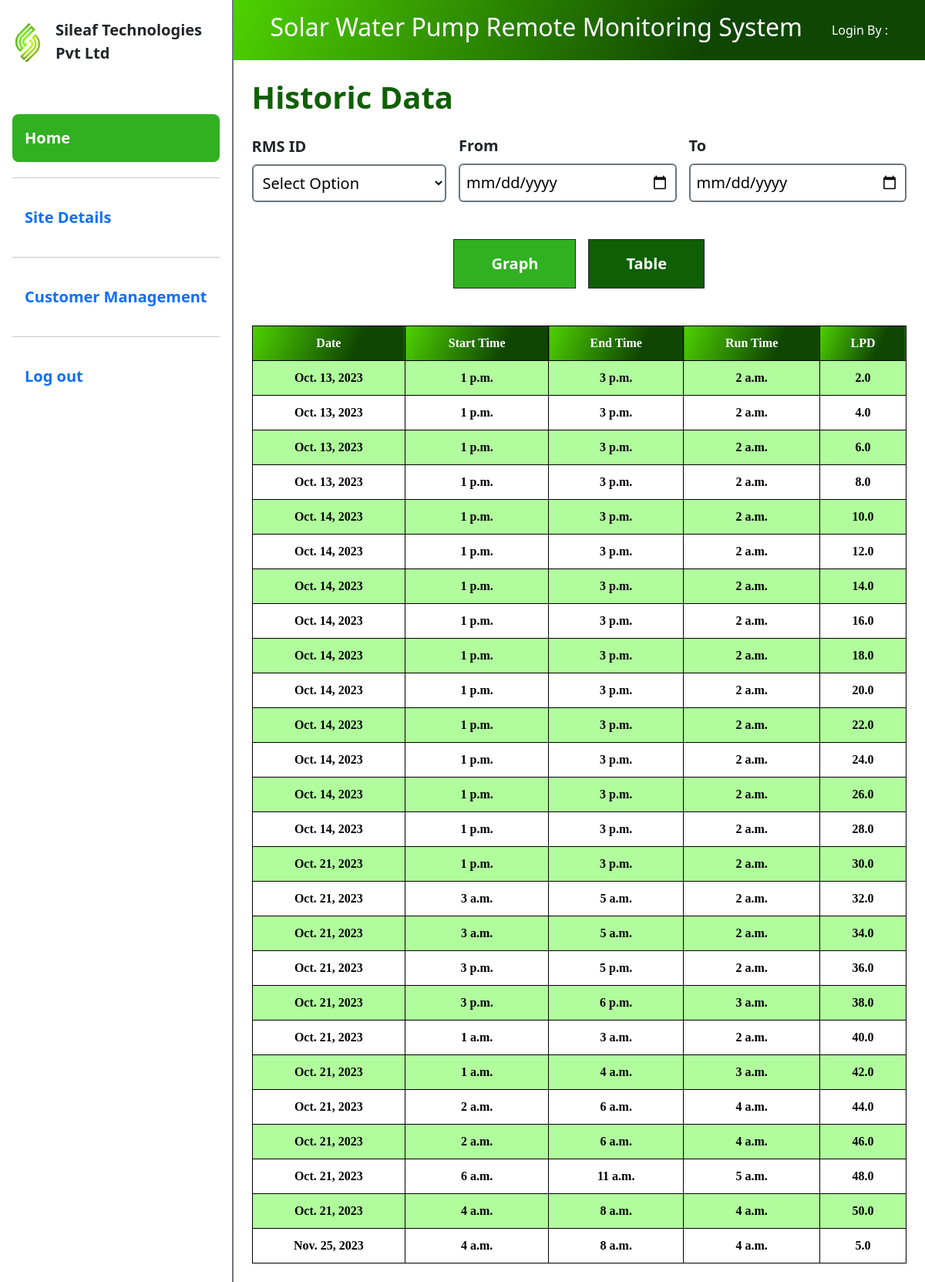
The page /history_table/rms/ on the database its author committed.
### node/models.py (models this page shows)
class water_tank_records(models.Model): # this is for storing one all post request
    rms = models.CharField(max_length=300,blank=True,null=True)
    cumulative_lpd = models.FloatField(max_length=300,blank=True,null=True)
    current_lpm = models.FloatField(max_length=300,blank=True,null=True)
    voltage = models.FloatField(max_length=300,blank=True,null=True)
    current = models.FloatField(max_length=300,blank=True,null=True)
    power = models.FloatField(max_length=300,blank=True,null=True)
    wattage = models.FloatField(max_length=300,blank=True,null=True)
    present_lpm = models.FloatField(max_length=300,blank=True,null=True)
    start_time = models.TimeField(blank=True,null=True)
    stop_time = models.TimeField(blank=True,null=True)
    run_time_today = models.TimeField(blank=True,null=True)
    signal_strength = models.CharField(max_length=300,blank=True,null=True)
    time = models.TimeField(auto_now=True,blank=True,null=True)
    date = models.DateField(auto_now=True,blank=True,null=True)

### node/views.py (the view)
# urls.py: path("history_table/<str:rms>/",views.history_table,name='history_table'),
def history_table(request,rms):
    data =  water_tank_records.objects.filter(rms=rms).reverse()
    data2 =  water_tank.objects.all()
    return render(request,'tableHistoricData.html',{"data":data,"data2":data2})

### templates/tableHistoricData.html (shortened to what this page needs)
{% load static %}
<!DOCTYPE html>
<html lang="en">
<head>
  <link rel="stylesheet" href="{% static 'styles.css' %}">
  <link href="https://cdn.jsdelivr.net/npm/bootstrap@5.3.2/dist/css/bootstrap.min.css" rel="stylesheet" />
</head>
<body>
  <div class="container-fluid d-flex flex-column flex-md-row p-0" style="min-height: 100vh;">
    <div class="w-auto flex-lg-shrink-0 d-flex flex-column gap-5 px-3 py-2 border border-2 border-start-0 border-top-0 border-bottom-0 border-secondary">
      <div class="w-100 d-flex gap-3 align-items-center">
        <div class="w-100 d-flex align-items-center justify-content-between gap-3">
          <div class="d-flex align-items-center gap-3 py-3">
            <img class="" style="width: 40px;" src="{% static 'images/logo.jpg' %}" alt="Icon">
            <span class="fs-5 fw-bold">Sileaf Technologies <br> Pvt Ltd</span>
          </div>
        </div>
      </div>
      <nav id="nav" class="w-100 d-none d-md-flex flex-column gap-1 py-3 py-md-0">
        <a href="/" class="active d-flex d-md-block py-0 py-md-3 px-3 text-decoration-none rounded-3"><span class="w-100 py-3 fw-semibold fs-5">Home</span></a>
        <hr>
        <a href="/site_details" class="d-flex d-md-block py-0 py-md-3 px-3 text-decoration-none rounded-3"><span class="w-100 py-3 fw-semibold fs-5">Site Details</span></a>
        <hr>
        <a href="/costumer_management/" class="d-flex d-md-block py-0 py-md-3 px-3 text-decoration-none rounded-3"><span class="w-100 py-3 fw-semibold fs-5">Customer Management</span></a>
        <hr>
        <a href="/logout" class="d-flex d-md-block py-0 py-md-3 px-3 text-decoration-none rounded-3"><span class="w-100 py-3 fw-semibold fs-5">Log out</span></a>
      </nav>
    </div>
    <div class="w-100 h-100" style="max-height: 100vh; overflow-y: scroll;">
      <div class="100">
        <div class="w-100 d-md-flex align-items-center justify-content-between gap-3 py-3 px-3 px-md-5 text-white" style="background: linear-gradient(114.3deg, rgb(78, 209, 2) 0.2%, rgb(15, 70, 1) 68.5%);">
            <h2>Solar Water Pump Remote Monitoring System</h2>
            <div>
              <span class="fw-medium">Login By : </span> {{request.user.username}} <br> </div>
        </div>
      </div>
      <div class="w-100 p-4">
        <div class="w-100">
          <h2 class="w-100 fs-1 fw-semibold mb-4" style="color: #105f05;">Historic Data</h2>
          <div class="w-100 d-flex align-items-center gap-3 justify-content-between flex-wrap mb-5">
            <div class="flex-grow-1 d-flex flex-column gap-2">
              <label class="fs-5 fw-semibold" for="rms-selector">RMS ID</label>
              <select class="bg-white border border-2 border-secondary p-2 rounded-2 fs-5" placeholder="RMS ID" id="rms-selector">
                <option aria-placeholder="" value="Select Option" disabled selected>Select Option</option>
              </select>
            </div>
            <div class="flex-grow-1 d-flex flex-column gap-2">
              <label class="fs-5 fw-semibold" for="start_date">From</label>
              <input class="bg-white border border-2 border-secondary p-2 rounded-2 fs-5" type="date" class="RMSIDInput" id="start_date">
            </div>
            <div class="flex-grow-1 d-flex flex-column gap-2">
              <label class="fs-5 fw-semibold" for="stop_date">To</label>
              <input class="bg-white border border-2 border-secondary p-2 rounded-2 fs-5" type="date" class="RMSIDInput" id="stop_date">
            </div>
          </div>
          <div class="w-100 d-flex justify-content-center gap-3 mb-5">
            <a class="p-3 px-5 border border-1 border-dark fw-semibold fs-5 text-decoration-none text-white" style="background-color: #31b121; cursor: pointer;" id="btn-search-graph">Graph</a>
            <a class="p-3 px-5 border border-1 border-dark fw-semibold fs-5 text-decoration-none text-white" style="background-color: #105f05; cursor: pointer;" id="btn-search">Table</a>
          </div>
          <div class="w-100 table-responsive">
            <table class="w-100 tableData mx-0">
              <tr>
                <th>Date</th>
                <th>Start Time</th>
                <th>End Time</th>
                <th>Run Time</th>
                <th>LPD</th>
              </tr>
              {% for i in data %}
              <tr>
                <td>{{i.date}}</td>
                <td>{{i.start_time}}</td>
                <td>{{i.stop_time}}</td>
                <td>{{i.run_time_today }}</td>
                <td>{{i.cumulative_lpd }}</td>
              </tr>
              {% endfor %}
            </table>
          </div>
      </div>
    </div>
  </div>
</body>
</html>

### static/styles.css (style rules this page uses)
body { background-size: cover; background-repeat: repeat; background-position: center; background-color: rgb(231, 226, 226); }
th, td { padding: 15px; color: #000000; }
table { align-self: center; text-align: left; color: rgb(255, 255, 255); font-family: Cambria, Cochin, Georgia, Times, 'Times New Roman', serif; font-size: medium; font-weight: bold; border-color: #161616; }
* { box-sizing: border-box; }
.navbartable th, td { padding: 0px; color: #ffffff; text-align: center; }
.tableData { font-family: Arial, Helvetica, sans-serif; border-collapse: collapse; width: 100%; align-items: start; border: 1px solid #1e0db6; text-align: center; }
.tableData { font-family: Cambria, Cochin, Georgia, Times, 'Times New Roman', serif; border-collapse: collapse; width: 95%; align-items: start; border: 1px solid #1e0db6; text-align: center; font-family: Cambria, Cochin, Georgia, Times, 'Times New Roman', serif; color: black; margin-left:6%; margin-right:0%; padding: 0%; }
.tableData td, .tableFault th { border: 1px solid #000000; padding: 10px; font-family: Cambria, Cochin, Georgia, Times, 'Times New Roman', serif; color: black; }
.tableData tr:nth-child(even) { background-color: #b1fd9d; }
.tableData tr:nth-child(odd) { background-color: rgb(255, 255, 255); }
.tableData th { padding-top: 10px; padding-bottom: 10px; text-align: center; background: linear-gradient(114.3deg, rgb(78, 209, 2) 0.2%, rgb(15, 70, 1) 68.5%); color: rgb(255, 255, 255); border-color: rgb(0, 0, 0); align-items:flex-start; align-content: center; align-self:auto; border: 1px solid #000000; font-family: Cambria, Cochin, Georgia, Times, 'Times New Roman', serif; }

### templates/tableHistoricData.html (style rules this page uses)
* { padding: 0%; margin: 0%; box-sizing: border-box; }
.active { background-color: #31b121; color: white; }

### rows shown on the page
water_tank_records: date "Oct. 13, 2023", start_time "1 p.m.", stop_time "3 p.m.", run_time_today "2 a.m.", cumulative_lpd "2.0"
water_tank_records: date "Oct. 13, 2023", start_time "1 p.m.", stop_time "3 p.m.", run_time_today "2 a.m.", cumulative_lpd "4.0"
water_tank_records: date "Oct. 13, 2023", start_time "1 p.m.", stop_time "3 p.m.", run_time_today "2 a.m.", cumulative_lpd "6.0"
water_tank_records: date "Oct. 13, 2023", start_time "1 p.m.", stop_time "3 p.m.", run_time_today "2 a.m.", cumulative_lpd "8.0"
water_tank_records: date "Oct. 14, 2023", start_time "1 p.m.", stop_time "3 p.m.", run_time_today "2 a.m.", cumulative_lpd "10.0"
water_tank_records: date "Oct. 14, 2023", start_time "1 p.m.", stop_time "3 p.m.", run_time_today "2 a.m.", cumulative_lpd "12.0"
water_tank_records: date "Oct. 14, 2023", start_time "1 p.m.", stop_time "3 p.m.", run_time_today "2 a.m.", cumulative_lpd "14.0"
water_tank_records: date "Oct. 14, 2023", start_time "1 p.m.", stop_time "3 p.m.", run_time_today "2 a.m.", cumulative_lpd "16.0"
water_tank_records: date "Oct. 14, 2023", start_time "1 p.m.", stop_time "3 p.m.", run_time_today "2 a.m.", cumulative_lpd "18.0"
water_tank_records: date "Oct. 14, 2023", start_time "1 p.m.", stop_time "3 p.m.", run_time_today "2 a.m.", cumulative_lpd "20.0"
water_tank_records: date "Oct. 14, 2023", start_time "1 p.m.", stop_time "3 p.m.", run_time_today "2 a.m.", cumulative_lpd "22.0"
water_tank_records: date "Oct. 14, 2023", start_time "1 p.m.", stop_time "3 p.m.", run_time_today "2 a.m.", cumulative_lpd "24.0"
water_tank_records: date "Oct. 14, 2023", start_time "1 p.m.", stop_time "3 p.m.", run_time_today "2 a.m.", cumulative_lpd "26.0"
water_tank_records: date "Oct. 14, 2023", start_time "1 p.m.", stop_time "3 p.m.", run_time_today "2 a.m.", cumulative_lpd "28.0"
water_tank_records: date "Oct. 21, 2023", start_time "1 p.m.", stop_time "3 p.m.", run_time_today "2 a.m.", cumulative_lpd "30.0"
water_tank_records: date "Oct. 21, 2023", start_time "3 a.m.", stop_time "5 a.m.", run_time_today "2 a.m.", cumulative_lpd "32.0"
water_tank_records: date "Oct. 21, 2023", start_time "3 a.m.", stop_time "5 a.m.", run_time_today "2 a.m.", cumulative_lpd "34.0"
water_tank_records: date "Oct. 21, 2023", start_time "3 p.m.", stop_time "5 p.m.", run_time_today "2 a.m.", cumulative_lpd "36.0"
water_tank_records: date "Oct. 21, 2023", start_time "3 p.m.", stop_time "6 p.m.", run_time_today "3 a.m.", cumulative_lpd "38.0"
water_tank_records: date "Oct. 21, 2023", start_time "1 a.m.", stop_time "3 a.m.", run_time_today "2 a.m.", cumulative_lpd "40.0"
water_tank_records: date "Oct. 21, 2023", start_time "1 a.m.", stop_time "4 a.m.", run_time_today "3 a.m.", cumulative_lpd "42.0"
water_tank_records: date "Oct. 21, 2023", start_time "2 a.m.", stop_time "6 a.m.", run_time_today "4 a.m.", cumulative_lpd "44.0"
water_tank_records: date "Oct. 21, 2023", start_time "2 a.m.", stop_time "6 a.m.", run_time_today "4 a.m.", cumulative_lpd "46.0"
water_tank_records: date "Oct. 21, 2023", start_time "6 a.m.", stop_time "11 a.m.", run_time_today "5 a.m.", cumulative_lpd "48.0"
water_tank_records: date "Oct. 21, 2023", start_time "4 a.m.", stop_time "8 a.m.", run_time_today "4 a.m.", cumulative_lpd "50.0"
water_tank_records: date "Nov. 25, 2023", start_time "4 a.m.", stop_time "8 a.m.", run_time_today "4 a.m.", cumulative_lpd "5.0"
